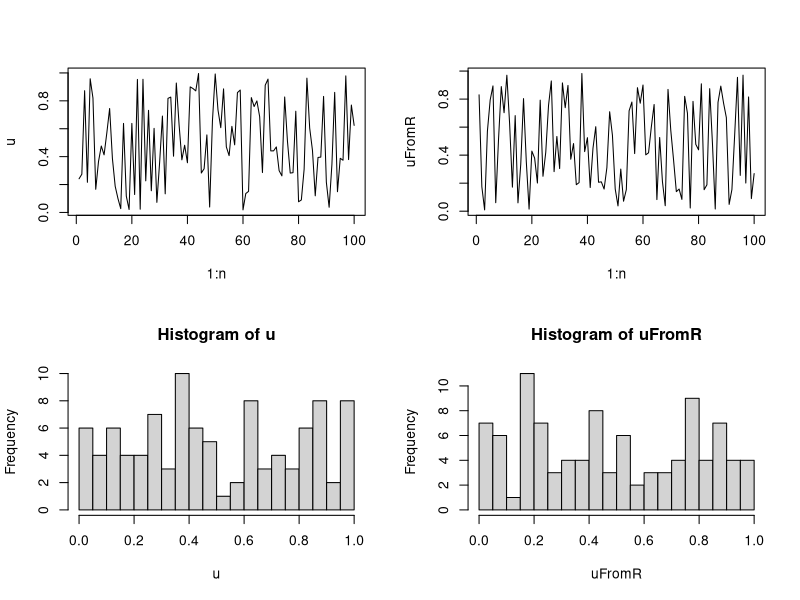

Generate this figure with R: (Note: this script raises an error after producing the figure.)
################################################################
### Demo code for Unit 10 of Stat243, "Simulation"
### Chris Paciorek, October 2018
################################################################

#########################################
# 4: Random number generation
#########################################

### 4.1 Generating random uniforms on a computer

## @knitr linear-cong

n <- 100
a <- 171
m <- 30269
u <- rep(NA, n) 
u[1] <- 7306 
for(i in 2:n)
  u[i] <- (a * u[i-1]) %% m 
u <- u/m
uFromR <- runif(n) 
par(mfrow = c(2,2)) 
plot(1:n, u, type = 'l') 
plot(1:n, uFromR, type = 'l') 
hist(u, nclass = 25) 
hist(uFromR, nclass = 25)

## @knitr Wichmann

RNGkind("Wichmann-Hill")
set.seed(1)
saveSeed <- .Random.seed
uFromR <- runif(10)
a <- c(171, 172, 170)
m <- c(30269, 30307, 30323)
xyz <- matrix(NA, nr = 10, nc = 3)
xyz[1, ] <- (a * saveSeed[2:4]) %% m
for( i in 2:10)
	xyz[i, ] <- (a * xyz[i-1, ]) %% m
for(i in 1:10)
	print(c(uFromR[i],sum(xyz[i, ]/m)%%1))
## we should be able to recover the current value of the seed
xyz[10, ]
.Random.seed[2:4]

## @knitr blank

### 4.3 RNG in R 

## @knitr seed

set.seed(1)
rnorm(10)
set.seed(1)
rnorm(10)

## @knitr seed-save

set.seed(1)
rnorm(5)
savedSeed <- .Random.seed
tmp <- sample(1:50, 2000, replace = TRUE)
.Random.seed <- savedSeed
rnorm(5)

## @knitr seed-restore

f <- function(args) {
  oldseed <- .Random.seed
  ## other code 
  .Random.seed <<- oldseed # note global assignment!
}

## @knitr blank

###################################
# 5: Generating random variables
###################################

### 5.1 Multivariate distributions

## @knitr mvnorm

U <- chol(covMat)
crossprod(U, rnorm(nrow(covMat)))

## @knitr blank

### 5.3 Rejection sampling

## generating efficiently from a truncated normal

## suppose we want to generate from X ~ N(1, 2^2) I(x > 4)

mu <- 1; sd <- 2
tau <- 4 # truncation point
samps <- rnorm(10000, mu, sd)
samps <- samps[samps > tau]
length(samps)/10000  # around 640 of 10000
hist(samps)


tauStd <- (tau - mu)/sd  # put trunc. pt on standardized scale
lamStar <- (tauStd + sqrt(tauStd^2+4))/2 # rate of exponential
c <- (1/lamStar)*exp(lamStar^2/2 - lamStar*tauStd)/(sqrt(2*pi)*(1-pnorm(tauStd)))

y <- rexp(2000, rate = lamStar) + tauStd  # + tauStd does the shifting of the exponential
u <- runif(2000)
samps2 <- mu + sd * y[u <= exp(-(y-lamStar)^2/2)]  # mu + sd part reverses the standardization
length(samps2)/2000 # empirical acceptance rate
1/c  # theoretical acceptance rate

## plots here are done on the standardized scale for simplicity
par(mfrow = c(1,3))

## this shows f(x) and c*g(x) on the standardized scale
yvals <- seq(tauStd, 5, len = 100)
plot(yvals, c*dexp(yvals - tauStd, rate = lamStar), type = 'l')
lines(yvals, dnorm(yvals)/(1-pnorm(tauStd)), col = 'red')
legend('topright', lty=c(1,1), col=c('red','black'),
       legend = c('f(x)', 'c*g(x)'))
## exp is a nice envelope

yvals <- seq(5, 10, len = 100)
plot(yvals, c*dexp(yvals - tauStd, rate = lamStar), type = 'l')
lines(yvals, dnorm(yvals)/(1-pnorm(tauStd)), col = 'red')
## in tail, exp is much fatter than normal, but few proposals are in tail anyway

plot(y, u, pch = 16)
points(y[u <= exp(-(y-lamStar)^2/2)], u[u <= exp(-(y-lamStar)^2/2)], col = 'red', pch = 16)  # we accept red points and reject black

### 5.5 Importance sampling


## suppose we want to estimate P(X < -3) for a Cauchy (this is of interest in the case where we don't have the CDF in closed form)
## instead of drawing from a standard Cauchy, let's draw from a Cauchy shifted to be centered at -5

## write out the code below for a single estimate

m <- 1000 # number of samples for each estimator
## standard MC estimator
set.seed(1)
y <- rt(m, df = 1)
## samples for importance sampler
set.seed(1)
x <- rt(m, df = 1) - 5  # i.e sample from g(x) being a Cauchy centered at -5
f <- dt(x, df = 1)  # density of x under f
g <- dt(x + 5, df = 1)  # density of x under g (density of x under a Cauchy centered at -5 is the same as density of x+5 under Cauchy centered at 0)
w <- f/g  # weights

stdEst <- mean(y < (-3))
isEst <- mean((x < (-3))*w) # i.e. (1/m)*sum((x < (-3))*w)

## now let's do a small simulation study of the estimator

nSims <- 100

m <- 1000 # number of samples for each estimator

isEst <- stdEst <- varIS <- varStd <- rep(NA, nSims)
set.seed(1)
for(i in 1:nSims){  # a small simulation study of the approach with m = 1000
  ## note this could be done w/out looping if I were trying to be efficient

  ## samples for MC estimator

  y <- rt(m, df = 1)

  ## samples for importance sampler
  set.seed(1)
  x <- rt(m, df = 1) - 5  # i.e sample from g(x) being a Cauchy centered at -5
  f <- dt(x, df = 1)  # density of x under f
  g <- dt(x + 5, df = 1)  # density of x under g (density of x under a Cauchy centered at -5 is the same as density of x+5 under Cauchy centered at 0)
  w <- f/g  # weights
  
  isEst[i] <- mean((x < (-3))*w)
  stdEst[i] <- mean(y < (-3))
}

mean((isEst - pt(-3, df = 1))^2)  # variance of IS estimator based on entire sim study
mean((stdEst - pt(-3, df = 1))^2)  # variance of standard MC estimator based on entire sim study
## order of magnitude gain in efficiency



############################################
# 4: Design of simulation studies
############################################

# 4.2 Overview

## @knitr tvsnormal

devs <- rnorm(100)
tdevs <- qt(pnorm(devs), df = 1)
plot(devs, tdevs)
abline(0,1)

## @knitr blank

##############################################
# 5: Implementation of simulation studies
##############################################

## @knitr expand.grid

require(fields)
thetaLevels <- c("low", "med", "hi")
n <- c(10, 100, 1000)
tVsNorm <- c("t", "norm")
levels <- expand.grid(thetaLevels, tVsNorm, n)
## example of replicate() -- generate m sets correlated normals
set.seed(1)
genFun <- function(n, theta = 1){
	u <- rnorm(n)
	x <- runif(n)
	Cov <- exp(-rdist(x)/theta)
	U <- chol(Cov)
	return(cbind(x,crossprod(U, u)))
}
m <- 20
simData <- replicate(m, genFun(100, 1))
dim(simData) # 100 observations by {x, y} values by 20 replicates
